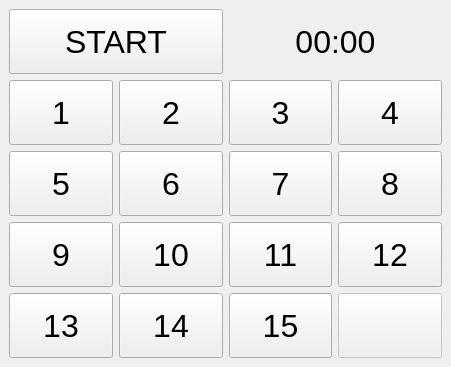
<?xml version="1.0" encoding="UTF-8"?>
<ui version="4.0">
 <class>MainWindow</class>
 <widget class="QMainWindow" name="MainWindow">
  <property name="geometry">
   <rect>
    <x>0</x>
    <y>0</y>
    <width>451</width>
    <height>367</height>
   </rect>
  </property>
  <property name="windowTitle">
   <string>MainWindow</string>
  </property>
  <widget class="QWidget" name="centralwidget">
   <layout class="QGridLayout" name="gridLayout_2">
    <item row="0" column="0">
     <layout class="QGridLayout" name="gameTable">
      <item row="2" column="0">
       <widget class="QPushButton" name="btn_5">
        <property name="sizePolicy">
         <sizepolicy hsizetype="Minimum" vsizetype="Minimum">
          <horstretch>0</horstretch>
          <verstretch>0</verstretch>
         </sizepolicy>
        </property>
        <property name="font">
         <font>
          <pointsize>24</pointsize>
         </font>
        </property>
        <property name="text">
         <string>5</string>
        </property>
       </widget>
      </item>
      <item row="3" column="3">
       <widget class="QPushButton" name="btn_12">
        <property name="sizePolicy">
         <sizepolicy hsizetype="Minimum" vsizetype="Minimum">
          <horstretch>0</horstretch>
          <verstretch>0</verstretch>
         </sizepolicy>
        </property>
        <property name="font">
         <font>
          <pointsize>24</pointsize>
         </font>
        </property>
        <property name="text">
         <string>12</string>
        </property>
       </widget>
      </item>
      <item row="3" column="2">
       <widget class="QPushButton" name="btn_11">
        <property name="sizePolicy">
         <sizepolicy hsizetype="Minimum" vsizetype="Minimum">
          <horstretch>0</horstretch>
          <verstretch>0</verstretch>
         </sizepolicy>
        </property>
        <property name="font">
         <font>
          <pointsize>24</pointsize>
         </font>
        </property>
        <property name="text">
         <string>11</string>
        </property>
       </widget>
      </item>
      <item row="1" column="2">
       <widget class="QPushButton" name="btn_3">
        <property name="sizePolicy">
         <sizepolicy hsizetype="Minimum" vsizetype="Minimum">
          <horstretch>0</horstretch>
          <verstretch>0</verstretch>
         </sizepolicy>
        </property>
        <property name="font">
         <font>
          <pointsize>24</pointsize>
         </font>
        </property>
        <property name="text">
         <string>3</string>
        </property>
       </widget>
      </item>
      <item row="1" column="1">
       <widget class="QPushButton" name="btn_2">
        <property name="sizePolicy">
         <sizepolicy hsizetype="Minimum" vsizetype="Minimum">
          <horstretch>0</horstretch>
          <verstretch>0</verstretch>
         </sizepolicy>
        </property>
        <property name="font">
         <font>
          <pointsize>24</pointsize>
         </font>
        </property>
        <property name="text">
         <string>2</string>
        </property>
       </widget>
      </item>
      <item row="3" column="1">
       <widget class="QPushButton" name="btn_10">
        <property name="sizePolicy">
         <sizepolicy hsizetype="Minimum" vsizetype="Minimum">
          <horstretch>0</horstretch>
          <verstretch>0</verstretch>
         </sizepolicy>
        </property>
        <property name="font">
         <font>
          <pointsize>24</pointsize>
         </font>
        </property>
        <property name="text">
         <string>10</string>
        </property>
       </widget>
      </item>
      <item row="3" column="0">
       <widget class="QPushButton" name="btn_9">
        <property name="sizePolicy">
         <sizepolicy hsizetype="Minimum" vsizetype="Minimum">
          <horstretch>0</horstretch>
          <verstretch>0</verstretch>
         </sizepolicy>
        </property>
        <property name="font">
         <font>
          <pointsize>24</pointsize>
         </font>
        </property>
        <property name="text">
         <string>9</string>
        </property>
       </widget>
      </item>
      <item row="1" column="3">
       <widget class="QPushButton" name="btn_4">
        <property name="sizePolicy">
         <sizepolicy hsizetype="Minimum" vsizetype="Minimum">
          <horstretch>0</horstretch>
          <verstretch>0</verstretch>
         </sizepolicy>
        </property>
        <property name="font">
         <font>
          <pointsize>24</pointsize>
         </font>
        </property>
        <property name="text">
         <string>4</string>
        </property>
       </widget>
      </item>
      <item row="1" column="0">
       <widget class="QPushButton" name="btn_1">
        <property name="sizePolicy">
         <sizepolicy hsizetype="Minimum" vsizetype="Minimum">
          <horstretch>0</horstretch>
          <verstretch>0</verstretch>
         </sizepolicy>
        </property>
        <property name="font">
         <font>
          <pointsize>24</pointsize>
         </font>
        </property>
        <property name="text">
         <string>1</string>
        </property>
       </widget>
      </item>
      <item row="2" column="2">
       <widget class="QPushButton" name="btn_7">
        <property name="sizePolicy">
         <sizepolicy hsizetype="Minimum" vsizetype="Minimum">
          <horstretch>0</horstretch>
          <verstretch>0</verstretch>
         </sizepolicy>
        </property>
        <property name="font">
         <font>
          <pointsize>24</pointsize>
         </font>
        </property>
        <property name="text">
         <string>7</string>
        </property>
       </widget>
      </item>
      <item row="2" column="1">
       <widget class="QPushButton" name="btn_6">
        <property name="sizePolicy">
         <sizepolicy hsizetype="Minimum" vsizetype="Minimum">
          <horstretch>0</horstretch>
          <verstretch>0</verstretch>
         </sizepolicy>
        </property>
        <property name="font">
         <font>
          <pointsize>24</pointsize>
         </font>
        </property>
        <property name="text">
         <string>6</string>
        </property>
       </widget>
      </item>
      <item row="2" column="3">
       <widget class="QPushButton" name="btn_8">
        <property name="sizePolicy">
         <sizepolicy hsizetype="Minimum" vsizetype="Minimum">
          <horstretch>0</horstretch>
          <verstretch>0</verstretch>
         </sizepolicy>
        </property>
        <property name="font">
         <font>
          <pointsize>24</pointsize>
         </font>
        </property>
        <property name="text">
         <string>8</string>
        </property>
       </widget>
      </item>
      <item row="4" column="0">
       <widget class="QPushButton" name="btn_13">
        <property name="sizePolicy">
         <sizepolicy hsizetype="Minimum" vsizetype="Minimum">
          <horstretch>0</horstretch>
          <verstretch>0</verstretch>
         </sizepolicy>
        </property>
        <property name="font">
         <font>
          <pointsize>24</pointsize>
         </font>
        </property>
        <property name="text">
         <string>13</string>
        </property>
       </widget>
      </item>
      <item row="4" column="1">
       <widget class="QPushButton" name="btn_14">
        <property name="sizePolicy">
         <sizepolicy hsizetype="Minimum" vsizetype="Minimum">
          <horstretch>0</horstretch>
          <verstretch>0</verstretch>
         </sizepolicy>
        </property>
        <property name="font">
         <font>
          <pointsize>24</pointsize>
         </font>
        </property>
        <property name="text">
         <string>14</string>
        </property>
       </widget>
      </item>
      <item row="4" column="2">
       <widget class="QPushButton" name="btn_15">
        <property name="sizePolicy">
         <sizepolicy hsizetype="Minimum" vsizetype="Minimum">
          <horstretch>0</horstretch>
          <verstretch>0</verstretch>
         </sizepolicy>
        </property>
        <property name="font">
         <font>
          <pointsize>24</pointsize>
         </font>
        </property>
        <property name="text">
         <string>15</string>
        </property>
       </widget>
      </item>
      <item row="0" column="2" colspan="2">
       <widget class="QLabel" name="label">
        <property name="font">
         <font>
          <pointsize>24</pointsize>
         </font>
        </property>
        <property name="layoutDirection">
         <enum>Qt::LeftToRight</enum>
        </property>
        <property name="text">
         <string>00:00</string>
        </property>
        <property name="alignment">
         <set>Qt::AlignCenter</set>
        </property>
       </widget>
      </item>
      <item row="0" column="0" colspan="2">
       <widget class="QPushButton" name="pushButton">
        <property name="sizePolicy">
         <sizepolicy hsizetype="Minimum" vsizetype="Minimum">
          <horstretch>0</horstretch>
          <verstretch>0</verstretch>
         </sizepolicy>
        </property>
        <property name="font">
         <font>
          <pointsize>24</pointsize>
         </font>
        </property>
        <property name="text">
         <string>START</string>
        </property>
       </widget>
      </item>
      <item row="4" column="3">
       <widget class="QPushButton" name="btn_0">
        <property name="enabled">
         <bool>false</bool>
        </property>
        <property name="sizePolicy">
         <sizepolicy hsizetype="Minimum" vsizetype="Minimum">
          <horstretch>0</horstretch>
          <verstretch>0</verstretch>
         </sizepolicy>
        </property>
        <property name="font">
         <font>
          <pointsize>24</pointsize>
         </font>
        </property>
        <property name="text">
         <string/>
        </property>
       </widget>
      </item>
     </layout>
    </item>
   </layout>
  </widget>
 </widget>
 <resources/>
 <connections/>
</ui>
